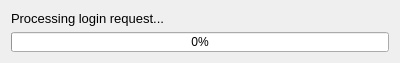
<?xml version="1.0" encoding="UTF-8"?>
<ui version="4.0">
 <class>LoadProgress</class>
 <widget class="QWidget" name="LoadProgress">
  <property name="geometry">
   <rect>
    <x>0</x>
    <y>0</y>
    <width>400</width>
    <height>63</height>
   </rect>
  </property>
  <property name="sizePolicy">
   <sizepolicy hsizetype="Preferred" vsizetype="Preferred">
    <horstretch>0</horstretch>
    <verstretch>0</verstretch>
   </sizepolicy>
  </property>
  <property name="minimumSize">
   <size>
    <width>400</width>
    <height>63</height>
   </size>
  </property>
  <property name="maximumSize">
   <size>
    <width>400</width>
    <height>63</height>
   </size>
  </property>
  <property name="windowTitle">
   <string>Load progress</string>
  </property>
  <layout class="QVBoxLayout" name="verticalLayout">
   <item>
    <widget class="QLabel" name="labelInfo">
     <property name="font">
      <font>
       <family>Arial</family>
       <pointsize>10</pointsize>
      </font>
     </property>
     <property name="text">
      <string>Processing login request...</string>
     </property>
    </widget>
   </item>
   <item>
    <widget class="QProgressBar" name="progressBar">
     <property name="value">
      <number>0</number>
     </property>
     <property name="textVisible">
      <bool>true</bool>
     </property>
     <property name="orientation">
      <enum>Qt::Horizontal</enum>
     </property>
     <property name="invertedAppearance">
      <bool>false</bool>
     </property>
     <property name="textDirection">
      <enum>QProgressBar::TopToBottom</enum>
     </property>
     <property name="format">
      <string>%p%</string>
     </property>
    </widget>
   </item>
  </layout>
 </widget>
 <resources/>
 <connections/>
</ui>
